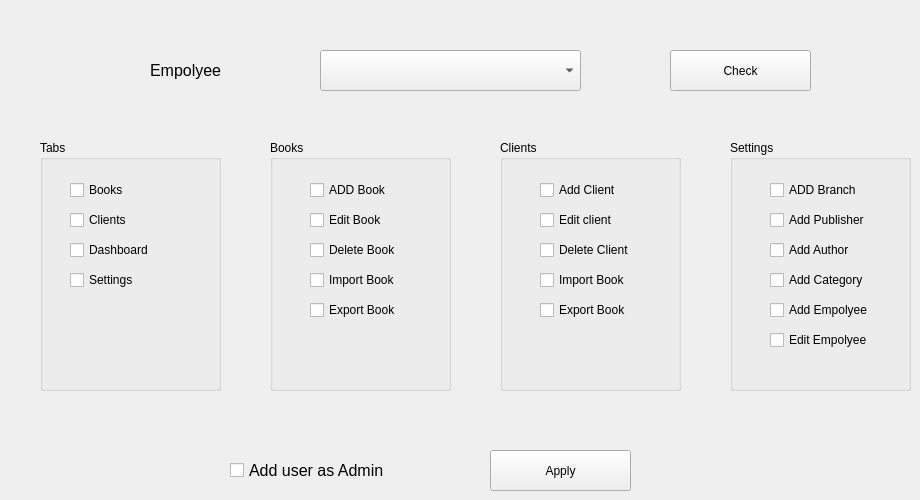
      <widget class="QWidget" name="tab_12">
       <attribute name="title">
        <string>Add Permissions</string>
       </attribute>
       <widget class="QLabel" name="label_26">
        <property name="geometry">
         <rect>
          <x>150</x>
          <y>60</y>
          <width>131</width>
          <height>21</height>
         </rect>
        </property>
        <property name="font">
         <font>
          <pointsize>12</pointsize>
         </font>
        </property>
        <property name="text">
         <string>Empolyee</string>
        </property>
       </widget>
       <widget class="QGroupBox" name="groupBox_4">
        <property name="geometry">
         <rect>
          <x>270</x>
          <y>140</y>
          <width>181</width>
          <height>251</height>
         </rect>
        </property>
        <property name="title">
         <string>Books</string>
        </property>
        <widget class="QCheckBox" name="checkBox_3">
         <property name="geometry">
          <rect>
           <x>40</x>
           <y>100</y>
           <width>111</width>
           <height>20</height>
          </rect>
         </property>
         <property name="text">
          <string>Delete Book</string>
         </property>
        </widget>
        <widget class="QCheckBox" name="checkBox">
         <property name="geometry">
          <rect>
           <x>40</x>
           <y>40</y>
           <width>111</width>
           <height>20</height>
          </rect>
         </property>
         <property name="text">
          <string>ADD Book</string>
         </property>
        </widget>
        <widget class="QCheckBox" name="checkBox_2">
         <property name="geometry">
          <rect>
           <x>40</x>
           <y>70</y>
           <width>111</width>
           <height>20</height>
          </rect>
         </property>
         <property name="text">
          <string>Edit Book</string>
         </property>
        </widget>
        <widget class="QCheckBox" name="checkBox_14">
         <property name="geometry">
          <rect>
           <x>40</x>
           <y>130</y>
           <width>111</width>
           <height>20</height>
          </rect>
         </property>
         <property name="text">
          <string>Import Book</string>
         </property>
        </widget>
        <widget class="QCheckBox" name="checkBox_15">
         <property name="geometry">
          <rect>
           <x>40</x>
           <y>160</y>
           <width>111</width>
           <height>20</height>
          </rect>
         </property>
         <property name="text">
          <string>Export Book</string>
         </property>
        </widget>
       </widget>
       <widget class="QGroupBox" name="groupBox_5">
        <property name="geometry">
         <rect>
          <x>500</x>
          <y>140</y>
          <width>181</width>
          <height>251</height>
         </rect>
        </property>
        <property name="title">
         <string>Clients</string>
        </property>
        <widget class="QCheckBox" name="checkBox_5">
         <property name="geometry">
          <rect>
           <x>40</x>
           <y>70</y>
           <width>111</width>
           <height>20</height>
          </rect>
         </property>
         <property name="text">
          <string>Edit client</string>
         </property>
        </widget>
        <widget class="QCheckBox" name="checkBox_6">
         <property name="geometry">
          <rect>
           <x>40</x>
           <y>100</y>
           <width>111</width>
           <height>20</height>
          </rect>
         </property>
         <property name="text">
          <string>Delete Client</string>
         </property>
        </widget>
        <widget class="QCheckBox" name="checkBox_4">
         <property name="geometry">
          <rect>
           <x>40</x>
           <y>40</y>
           <width>121</width>
           <height>20</height>
          </rect>
         </property>
         <property name="text">
          <string>Add Client</string>
         </property>
        </widget>
        <widget class="QCheckBox" name="checkBox_16">
         <property name="geometry">
          <rect>
           <x>40</x>
           <y>130</y>
           <width>111</width>
           <height>20</height>
          </rect>
         </property>
         <property name="text">
          <string>Import Book</string>
         </property>
        </widget>
        <widget class="QCheckBox" name="checkBox_17">
         <property name="geometry">
          <rect>
           <x>40</x>
           <y>160</y>
           <width>111</width>
           <height>20</height>
          </rect>
         </property>
         <property name="text">
          <string>Export Book</string>
         </property>
        </widget>
       </widget>
       <widget class="QPushButton" name="pushButton_20">
        <property name="geometry">
         <rect>
          <x>490</x>
          <y>450</y>
          <width>141</width>
          <height>41</height>
         </rect>
        </property>
        <property name="text">
         <string>Apply</string>
        </property>
       </widget>
       <widget class="QGroupBox" name="groupBox_6">
        <property name="geometry">
         <rect>
          <x>40</x>
          <y>140</y>
          <width>181</width>
          <height>251</height>
         </rect>
        </property>
        <property name="title">
         <string>Tabs</string>
        </property>
        <widget class="QCheckBox" name="checkBox_7">
         <property name="geometry">
          <rect>
           <x>30</x>
           <y>100</y>
           <width>111</width>
           <height>20</height>
          </rect>
         </property>
         <property name="text">
          <string>Dashboard</string>
         </property>
        </widget>
        <widget class="QCheckBox" name="checkBox_8">
         <property name="geometry">
          <rect>
           <x>30</x>
           <y>40</y>
           <width>111</width>
           <height>20</height>
          </rect>
         </property>
         <property name="text">
          <string>Books</string>
         </property>
        </widget>
        <widget class="QCheckBox" name="checkBox_9">
         <property name="geometry">
          <rect>
           <x>30</x>
           <y>70</y>
           <width>111</width>
           <height>20</height>
          </rect>
         </property>
         <property name="text">
          <string>Clients</string>
         </property>
        </widget>
        <widget class="QCheckBox" name="checkBox_10">
         <property name="geometry">
          <rect>
           <x>30</x>
           <y>130</y>
           <width>111</width>
           <height>20</height>
          </rect>
         </property>
         <property name="text">
          <string>Settings</string>
         </property>
        </widget>
       </widget>
       <widget class="QComboBox" name="comboBox_16">
        <property name="geometry">
         <rect>
          <x>320</x>
          <y>50</y>
          <width>261</width>
          <height>41</height>
         </rect>
        </property>
       </widget>
       <widget class="QPushButton" name="pushButton_21">
        <property name="geometry">
         <rect>
          <x>670</x>
          <y>50</y>
          <width>141</width>
          <height>41</height>
         </rect>
        </property>
        <property name="text">
         <string>Check</string>
        </property>
       </widget>
       <widget class="QGroupBox" name="groupBox_8">
        <property name="geometry">
         <rect>
          <x>730</x>
          <y>140</y>
          <width>181</width>
          <height>251</height>
         </rect>
        </property>
        <property name="title">
         <string>Settings</string>
        </property>
        <widget class="QCheckBox" name="checkBox_27">
         <property name="geometry">
          <rect>
           <x>40</x>
           <y>100</y>
           <width>111</width>
           <height>20</height>
          </rect>
         </property>
         <property name="text">
          <string>Add Author</string>
         </property>
        </widget>
        <widget class="QCheckBox" name="checkBox_28">
         <property name="geometry">
          <rect>
           <x>40</x>
           <y>40</y>
           <width>111</width>
           <height>20</height>
          </rect>
         </property>
         <property name="text">
          <string>ADD Branch</string>
         </property>
        </widget>
        <widget class="QCheckBox" name="checkBox_29">
         <property name="geometry">
          <rect>
           <x>40</x>
           <y>70</y>
           <width>111</width>
           <height>20</height>
          </rect>
         </property>
         <property name="text">
          <string>Add Publisher</string>
         </property>
        </widget>
        <widget class="QCheckBox" name="checkBox_30">
         <property name="geometry">
          <rect>
           <x>40</x>
           <y>130</y>
           <width>111</width>
           <height>20</height>
          </rect>
         </property>
         <property name="text">
          <string>Add Category</string>
         </property>
        </widget>
        <widget class="QCheckBox" name="checkBox_31">
         <property name="geometry">
          <rect>
           <x>40</x>
           <y>190</y>
           <width>111</width>
           <height>20</height>
          </rect>
         </property>
         <property name="text">
          <string>Edit Empolyee</string>
         </property>
        </widget>
        <widget class="QCheckBox" name="checkBox_33">
         <property name="geometry">
          <rect>
           <x>40</x>
           <y>160</y>
           <width>111</width>
           <height>20</height>
          </rect>
         </property>
         <property name="text">
          <string>Add Empolyee</string>
         </property>
        </widget>
       </widget>
       <widget class="QCheckBox" name="checkBox_32">
        <property name="geometry">
         <rect>
          <x>230</x>
          <y>460</y>
          <width>211</width>
          <height>20</height>
         </rect>
        </property>
        <property name="font">
         <font>
          <pointsize>12</pointsize>
         </font>
        </property>
        <property name="text">
         <string>Add user as Admin</string>
        </property>
       </widget>
       <widget class="QLabel" name="label_53">
        <property name="geometry">
         <rect>
          <x>0</x>
          <y>20</y>
          <width>131</width>
          <height>91</height>
         </rect>
        </property>
        <property name="text">
         <string/>
        </property>
        <property name="pixmap">
         <pixmap resource="img.qrc">:/img/img/settings.png</pixmap>
        </property>
        <property name="scaledContents">
         <bool>true</bool>
        </property>
       </widget>
      </widget>
